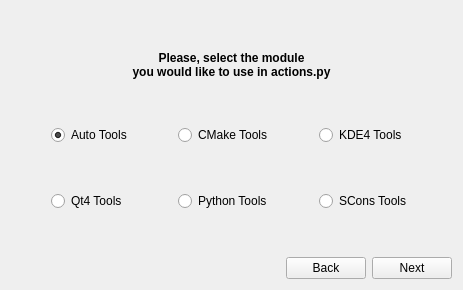
      <widget class="QWidget" name="tab_5">
       <attribute name="icon">
        <iconset resource="../icons/pisiyapicon.qrc">
         <normaloff>:/actions.svg</normaloff>:/actions.svg</iconset>
       </attribute>
       <attribute name="title">
        <string>actions.py</string>
       </attribute>
       <layout class="QGridLayout" name="gridLayout_19">
        <item row="0" column="0">
         <spacer name="verticalSpacer_3">
          <property name="orientation">
           <enum>Qt::Vertical</enum>
          </property>
          <property name="sizeHint" stdset="0">
           <size>
            <width>20</width>
            <height>40</height>
           </size>
          </property>
         </spacer>
        </item>
        <item row="1" column="0">
         <layout class="QGridLayout" name="gridLayout_18">
          <item row="0" column="0">
           <widget class="QLabel" name="label_3">
            <property name="font">
             <font>
              <weight>75</weight>
              <bold>true</bold>
             </font>
            </property>
            <property name="text">
             <string>Please, select the module
you would like to use in actions.py</string>
            </property>
            <property name="textFormat">
             <enum>Qt::PlainText</enum>
            </property>
            <property name="alignment">
             <set>Qt::AlignCenter</set>
            </property>
           </widget>
          </item>
         </layout>
        </item>
        <item row="2" column="0">
         <spacer name="verticalSpacer_2">
          <property name="orientation">
           <enum>Qt::Vertical</enum>
          </property>
          <property name="sizeHint" stdset="0">
           <size>
            <width>20</width>
            <height>40</height>
           </size>
          </property>
         </spacer>
        </item>
        <item row="3" column="0">
         <layout class="QGridLayout" name="gridLayout_9">
          <item row="0" column="1">
           <widget class="QRadioButton" name="autoTools">
            <property name="toolTip">
             <string>&lt;!DOCTYPE HTML PUBLIC &quot;-//W3C//DTD HTML 4.0//EN&quot; &quot;http://www.w3.org/TR/REC-html40/strict.dtd&quot;&gt;
&lt;html&gt;&lt;head&gt;&lt;meta name=&quot;qrichtext&quot; content=&quot;1&quot; /&gt;&lt;style type=&quot;text/css&quot;&gt;
p, li { white-space: pre-wrap; }
&lt;/style&gt;&lt;/head&gt;&lt;body style=&quot; font-family:'Droid Sans'; font-size:9pt; font-weight:400; font-style:normal;&quot;&gt;
&lt;p style=&quot; margin-top:0px; margin-bottom:0px; margin-left:0px; margin-right:0px; -qt-block-indent:0; text-indent:0px;&quot;&gt;&lt;span style=&quot; font-family:'Serif'; font-size:10pt;&quot;&gt;Select this option if the package is built with autotools&lt;/span&gt;&lt;/p&gt;&lt;/body&gt;&lt;/html&gt;</string>
            </property>
            <property name="text">
             <string>Auto Tools</string>
            </property>
            <property name="checked">
             <bool>true</bool>
            </property>
           </widget>
          </item>
          <item row="2" column="1">
           <widget class="QRadioButton" name="qt4Tools">
            <property name="toolTip">
             <string>&lt;!DOCTYPE HTML PUBLIC &quot;-//W3C//DTD HTML 4.0//EN&quot; &quot;http://www.w3.org/TR/REC-html40/strict.dtd&quot;&gt;
&lt;html&gt;&lt;head&gt;&lt;meta name=&quot;qrichtext&quot; content=&quot;1&quot; /&gt;&lt;style type=&quot;text/css&quot;&gt;
p, li { white-space: pre-wrap; }
&lt;/style&gt;&lt;/head&gt;&lt;body style=&quot; font-family:'Droid Sans'; font-size:9pt; font-weight:400; font-style:normal;&quot;&gt;
&lt;p style=&quot; margin-top:0px; margin-bottom:0px; margin-left:0px; margin-right:0px; -qt-block-indent:0; text-indent:0px;&quot;&gt;&lt;span style=&quot; font-family:'Serif'; font-size:10pt;&quot;&gt;Select this option if the package is built with qt4 tools&lt;/span&gt;&lt;/p&gt;&lt;/body&gt;&lt;/html&gt;</string>
            </property>
            <property name="text">
             <string>Qt4 Tools</string>
            </property>
           </widget>
          </item>
          <item row="0" column="3">
           <widget class="QRadioButton" name="cmakeTools">
            <property name="toolTip">
             <string>&lt;!DOCTYPE HTML PUBLIC &quot;-//W3C//DTD HTML 4.0//EN&quot; &quot;http://www.w3.org/TR/REC-html40/strict.dtd&quot;&gt;
&lt;html&gt;&lt;head&gt;&lt;meta name=&quot;qrichtext&quot; content=&quot;1&quot; /&gt;&lt;style type=&quot;text/css&quot;&gt;
p, li { white-space: pre-wrap; }
&lt;/style&gt;&lt;/head&gt;&lt;body style=&quot; font-family:'Droid Sans'; font-size:9pt; font-weight:400; font-style:normal;&quot;&gt;
&lt;p style=&quot; margin-top:0px; margin-bottom:0px; margin-left:0px; margin-right:0px; -qt-block-indent:0; text-indent:0px;&quot;&gt;&lt;span style=&quot; font-family:'Serif'; font-size:10pt;&quot;&gt;Select this option if the package is built with cmake tools&lt;/span&gt;&lt;/p&gt;&lt;/body&gt;&lt;/html&gt;</string>
            </property>
            <property name="text">
             <string>CMake Tools</string>
            </property>
           </widget>
          </item>
          <item row="0" column="5">
           <widget class="QRadioButton" name="kde4Tools">
            <property name="toolTip">
             <string>&lt;!DOCTYPE HTML PUBLIC &quot;-//W3C//DTD HTML 4.0//EN&quot; &quot;http://www.w3.org/TR/REC-html40/strict.dtd&quot;&gt;
&lt;html&gt;&lt;head&gt;&lt;meta name=&quot;qrichtext&quot; content=&quot;1&quot; /&gt;&lt;style type=&quot;text/css&quot;&gt;
p, li { white-space: pre-wrap; }
&lt;/style&gt;&lt;/head&gt;&lt;body style=&quot; font-family:'Droid Sans'; font-size:9pt; font-weight:400; font-style:normal;&quot;&gt;
&lt;p style=&quot; margin-top:0px; margin-bottom:0px; margin-left:0px; margin-right:0px; -qt-block-indent:0; text-indent:0px;&quot;&gt;&lt;span style=&quot; font-family:'Serif'; font-size:10pt;&quot;&gt;Select this option if the package is built with kde4 tools&lt;/span&gt;&lt;/p&gt;&lt;/body&gt;&lt;/html&gt;</string>
            </property>
            <property name="text">
             <string>KDE4 Tools</string>
            </property>
           </widget>
          </item>
          <item row="2" column="3">
           <widget class="QRadioButton" name="pyTools">
            <property name="toolTip">
             <string>&lt;!DOCTYPE HTML PUBLIC &quot;-//W3C//DTD HTML 4.0//EN&quot; &quot;http://www.w3.org/TR/REC-html40/strict.dtd&quot;&gt;
&lt;html&gt;&lt;head&gt;&lt;meta name=&quot;qrichtext&quot; content=&quot;1&quot; /&gt;&lt;style type=&quot;text/css&quot;&gt;
p, li { white-space: pre-wrap; }
&lt;/style&gt;&lt;/head&gt;&lt;body style=&quot; font-family:'Droid Sans'; font-size:9pt; font-weight:400; font-style:normal;&quot;&gt;
&lt;p style=&quot; margin-top:0px; margin-bottom:0px; margin-left:0px; margin-right:0px; -qt-block-indent:0; text-indent:0px;&quot;&gt;&lt;span style=&quot; font-family:'Serif'; font-size:10pt;&quot;&gt;Select this option if the package is built with python tools&lt;/span&gt;&lt;/p&gt;&lt;/body&gt;&lt;/html&gt;</string>
            </property>
            <property name="text">
             <string>Python Tools</string>
            </property>
           </widget>
          </item>
          <item row="2" column="5">
           <widget class="QRadioButton" name="sconsTools">
            <property name="toolTip">
             <string>&lt;!DOCTYPE HTML PUBLIC &quot;-//W3C//DTD HTML 4.0//EN&quot; &quot;http://www.w3.org/TR/REC-html40/strict.dtd&quot;&gt;
&lt;html&gt;&lt;head&gt;&lt;meta name=&quot;qrichtext&quot; content=&quot;1&quot; /&gt;&lt;style type=&quot;text/css&quot;&gt;
p, li { white-space: pre-wrap; }
&lt;/style&gt;&lt;/head&gt;&lt;body style=&quot; font-family:'Droid Sans'; font-size:9pt; font-weight:400; font-style:normal;&quot;&gt;
&lt;p style=&quot; margin-top:0px; margin-bottom:0px; margin-left:0px; margin-right:0px; -qt-block-indent:0; text-indent:0px;&quot;&gt;&lt;span style=&quot; font-family:'Serif'; font-size:10pt;&quot;&gt;Select this option if the package is built with scons tools&lt;/span&gt;&lt;/p&gt;&lt;/body&gt;&lt;/html&gt;</string>
            </property>
            <property name="text">
             <string>SCons Tools</string>
            </property>
           </widget>
          </item>
          <item row="1" column="3">
           <spacer name="verticalSpacer_4">
            <property name="orientation">
             <enum>Qt::Vertical</enum>
            </property>
            <property name="sizeHint" stdset="0">
             <size>
              <width>20</width>
              <height>40</height>
             </size>
            </property>
           </spacer>
          </item>
          <item row="0" column="0">
           <spacer name="horizontalSpacer_9">
            <property name="orientation">
             <enum>Qt::Horizontal</enum>
            </property>
            <property name="sizeHint" stdset="0">
             <size>
              <width>40</width>
              <height>20</height>
             </size>
            </property>
           </spacer>
          </item>
          <item row="0" column="6">
           <spacer name="horizontalSpacer_10">
            <property name="orientation">
             <enum>Qt::Horizontal</enum>
            </property>
            <property name="sizeHint" stdset="0">
             <size>
              <width>40</width>
              <height>20</height>
             </size>
            </property>
           </spacer>
          </item>
          <item row="0" column="2">
           <spacer name="horizontalSpacer_15">
            <property name="orientation">
             <enum>Qt::Horizontal</enum>
            </property>
            <property name="sizeHint" stdset="0">
             <size>
              <width>40</width>
              <height>20</height>
             </size>
            </property>
           </spacer>
          </item>
          <item row="0" column="4">
           <spacer name="horizontalSpacer_16">
            <property name="orientation">
             <enum>Qt::Horizontal</enum>
            </property>
            <property name="sizeHint" stdset="0">
             <size>
              <width>40</width>
              <height>20</height>
             </size>
            </property>
           </spacer>
          </item>
         </layout>
        </item>
        <item row="4" column="0">
         <spacer name="verticalSpacer">
          <property name="orientation">
           <enum>Qt::Vertical</enum>
          </property>
          <property name="sizeHint" stdset="0">
           <size>
            <width>20</width>
            <height>40</height>
           </size>
          </property>
         </spacer>
        </item>
        <item row="5" column="0">
         <layout class="QGridLayout" name="gridLayout_10">
          <item row="0" column="2">
           <widget class="QPushButton" name="backBut_3">
            <property name="sizePolicy">
             <sizepolicy hsizetype="Fixed" vsizetype="Fixed">
              <horstretch>0</horstretch>
              <verstretch>0</verstretch>
             </sizepolicy>
            </property>
            <property name="maximumSize">
             <size>
              <width>80</width>
              <height>27</height>
             </size>
            </property>
            <property name="text">
             <string>Back</string>
            </property>
            <property name="icon">
             <iconset resource="../icons/pisiyapicon.qrc">
              <normaloff>:/go-previous.svg</normaloff>:/go-previous.svg</iconset>
            </property>
           </widget>
          </item>
          <item row="0" column="3">
           <widget class="QPushButton" name="nextBut_3">
            <property name="sizePolicy">
             <sizepolicy hsizetype="Fixed" vsizetype="Fixed">
              <horstretch>0</horstretch>
              <verstretch>0</verstretch>
             </sizepolicy>
            </property>
            <property name="maximumSize">
             <size>
              <width>80</width>
              <height>27</height>
             </size>
            </property>
            <property name="text">
             <string>Next</string>
            </property>
            <property name="icon">
             <iconset resource="../icons/pisiyapicon.qrc">
              <normaloff>:/go-next.svg</normaloff>:/go-next.svg</iconset>
            </property>
           </widget>
          </item>
          <item row="0" column="1">
           <spacer name="horizontalSpacer_6">
            <property name="orientation">
             <enum>Qt::Horizontal</enum>
            </property>
            <property name="sizeHint" stdset="0">
             <size>
              <width>40</width>
              <height>20</height>
             </size>
            </property>
           </spacer>
          </item>
         </layout>
        </item>
       </layout>
      </widget>
